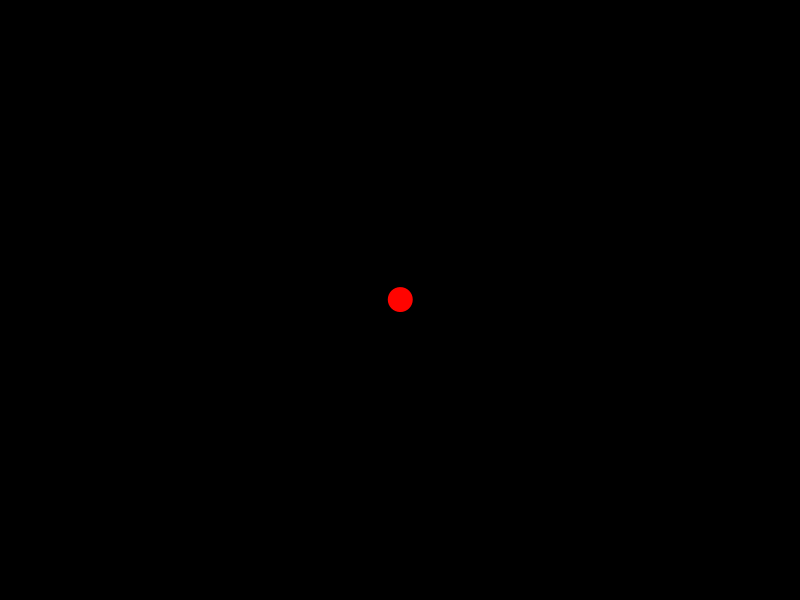
Frame 1 (no input)
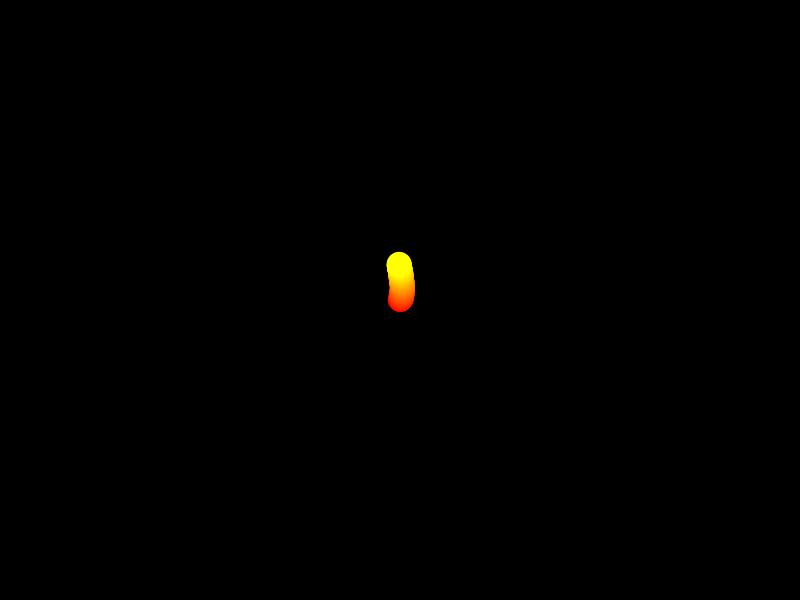
Frame 60 (the mouse pressed at the canvas centre just before this capture)
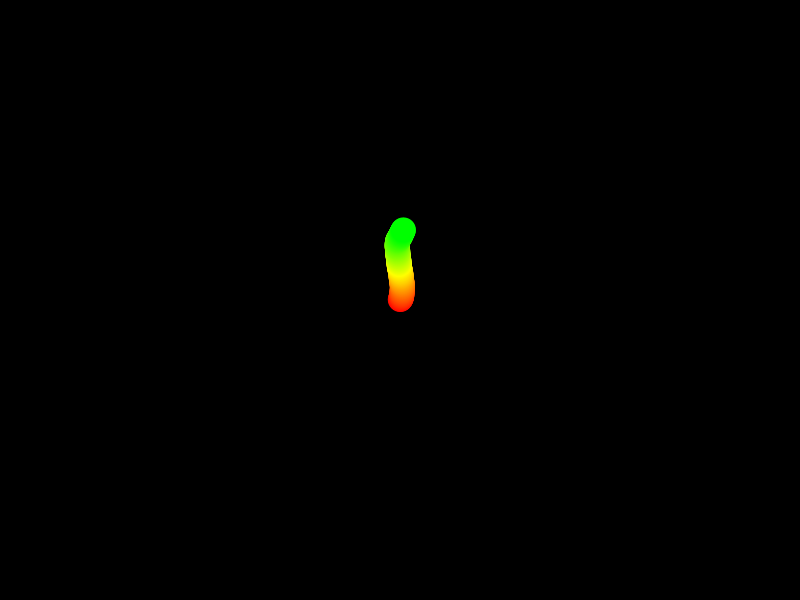
Frame 120 (the mouse held since frame 60 and released just before this capture)

The Processing sketch that drew these frames (run headless with seeded random() and noise(); from frame 60 on, the mouse is pressed at the canvas centre):

// Processing sketch: Wanderer
// ── Wanderer.pde
float locx, locy;
float velx, vely;
float accx, accy;
int sz= 25;
float x=0;

void setup(){
  size(800,600);
  locx = width/2;
  locy = height/2;
  velx = random(-1,1);
  vely = random(-1,1);
  colorMode(HSB,360,100,100,100);
  background(0);
}

void draw(){
  x++;
 // background(0);
  noStroke();
  fill(frameCount%360, 100,100);

  accy= random(-.05,.05);
  accx= random(-.05,.05);
  velx += accx;
  vely += accy;
  locx += velx;
  locy += vely;
  
  ellipse(locx,locy, sz,sz);
  
  if (locx - sz/2 > width){
    locx = -sz/2;
  }
  
  if (locx + sz/2 <0){
    locx = width+sz/2;
  }
  if (locy - sz/2 > height){
    locy= -sz/2;
  }
  if (locy + sz/2 <0){
    locy= height + sz/2;
  }
  
  
}
  
